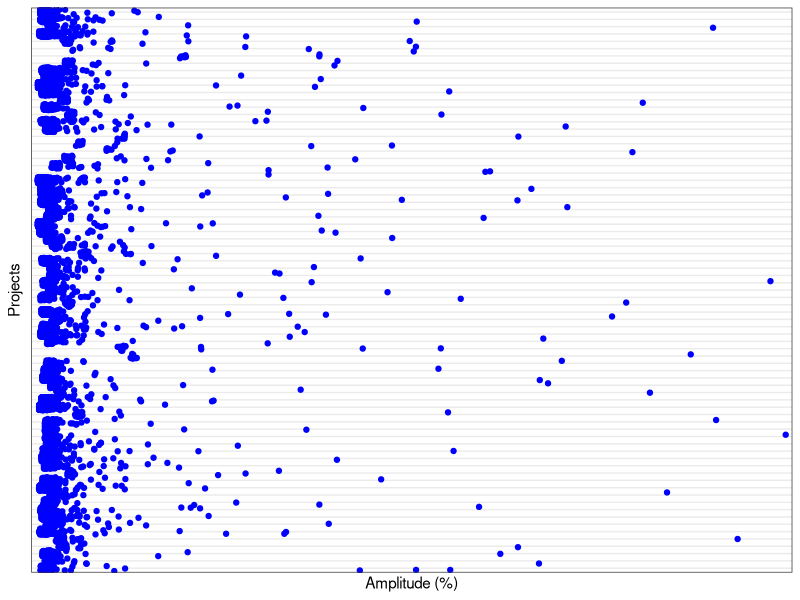

This chart was generated by the following R code:
library("ggplot2")
theme_set(theme_bw())
data = read.table("../data-to-plot/to-plot-project-developer-intensity-amplitude.data", header = T)

to = ggplot(data, aes(y = Amplitude, x = Project))

to = to + geom_jitter(colour = "blue") + theme(axis.text.y = element_blank(), axis.ticks=element_blank()) + scale_y_discrete(breaks = seq(10,100,10)) + coord_flip() + ylab("Amplitude (%)") + xlab("Projects")

ggsave(to, file="../graphs/designers-amplitude-rq2.pdf", width=4, height=4)

